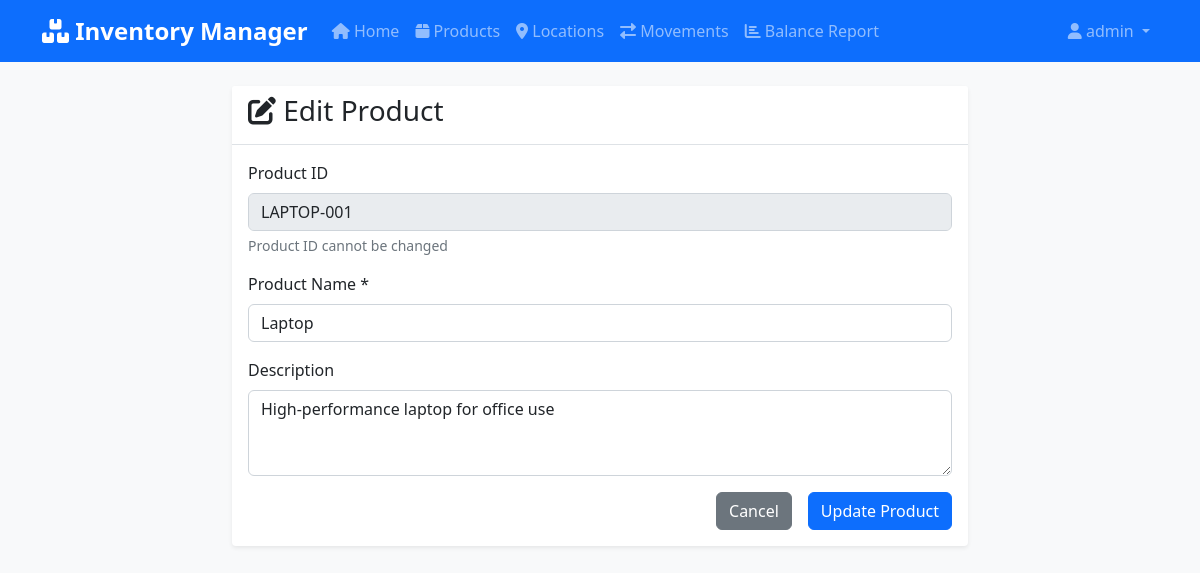
Screenshot of /products/edit/LAPTOP-001 (signed in) with the database file from the repository.
### app.py (models this page shows, shortened)
class User(UserMixin, db.Model):
    id = db.Column(db.Integer, primary_key=True)
    username = db.Column(db.String(80), unique=True, nullable=False)
    email = db.Column(db.String(120), unique=True, nullable=False)
    password_hash = db.Column(db.String(120), nullable=False)

class Product(db.Model):
    product_id = db.Column(db.String(50), primary_key=True)
    name = db.Column(db.String(100), nullable=False)
    description = db.Column(db.Text)
    total_qty = db.Column(db.Integer, default=0, nullable=False)

### app.py (the view)
@app.route('/products/edit/<product_id>', methods=['GET', 'POST'])
@login_required
def edit_product(product_id):
    product = Product.query.get_or_404(product_id)
    if request.method == 'POST':
        product.name = request.form['name']
        product.description = request.form['description']
        db.session.commit()
        flash('Product updated successfully!', 'success')
        return redirect(url_for('products'))
    return render_template('edit_product.html', product=product)

### app.py (called while the page is built)
@login_manager.user_loader
def load_user(user_id):
    return User.query.get(int(user_id))

### templates/edit_product.html (shortened to what this page needs)
{% extends "base.html" %}
{% block content %}
<div class="row justify-content-center">
    <div class="col-md-8">
        <div class="card">
            <div class="card-header">
                <h3><i class="fas fa-edit"></i> Edit Product</h3>
            </div>
            <div class="card-body">
                <form method="POST">
                    <div class="mb-3">
                        <label for="product_id" class="form-label">Product ID</label>
                        <input type="text" class="form-control" id="product_id" value="{{ product.product_id }}" readonly>
                        <div class="form-text">Product ID cannot be changed</div>
                    </div>
                    <div class="mb-3">
                        <label for="name" class="form-label">Product Name *</label>
                        <input type="text" class="form-control" id="name" name="name" value="{{ product.name }}" required>
                    </div>
                    <div class="mb-3">
                        <label for="description" class="form-label">Description</label>
                        <textarea class="form-control" id="description" name="description" rows="3">{{ product.description or '' }}</textarea>
                    </div>
                    <div class="d-grid gap-2 d-md-flex justify-content-md-end">
                        <a href="{{ url_for('products') }}" class="btn btn-secondary me-md-2">Cancel</a>
                        <button type="submit" class="btn btn-primary">Update Product</button>
                    </div>
                </form>
            </div>
        </div>
    </div>
</div>
{% endblock %}

### templates/base.html (shortened to what this page needs)
<!DOCTYPE html>
<html lang="en">
<head>
    <link href="https://cdn.jsdelivr.net/npm/bootstrap@5.1.3/dist/css/bootstrap.min.css" rel="stylesheet">
    <link href="https://cdnjs.cloudflare.com/ajax/libs/font-awesome/6.0.0/css/all.min.css" rel="stylesheet">
    <link href="{{ url_for('static', filename='css/style.css') }}" rel="stylesheet">
</head>
<body>
    <nav class="navbar navbar-expand-lg navbar-dark bg-primary">
        <div class="container">
            <a class="navbar-brand" href="{{ url_for('index') }}">
                <i class="fas fa-boxes"></i> Inventory Manager
            </a>
            <div class="collapse navbar-collapse" id="navbarNav">
                <ul class="navbar-nav me-auto">
                    <li class="nav-item">
                        <a class="nav-link" href="{{ url_for('index') }}">
                            <i class="fas fa-home"></i> Home
                        </a>
                    </li>
                    <li class="nav-item">
                        <a class="nav-link" href="{{ url_for('products') }}">
                            <i class="fas fa-box"></i> Products
                        </a>
                    </li>
                    <li class="nav-item">
                        <a class="nav-link" href="{{ url_for('locations') }}">
                            <i class="fas fa-map-marker-alt"></i> Locations
                        </a>
                    </li>
                    <li class="nav-item">
                        <a class="nav-link" href="{{ url_for('movements') }}">
                            <i class="fas fa-exchange-alt"></i> Movements
                        </a>
                    </li>
                    <li class="nav-item">
                        <a class="nav-link" href="{{ url_for('balance') }}">
                            <i class="fas fa-chart-bar"></i> Balance Report
                        </a>
                    </li>
                </ul>
                <ul class="navbar-nav">
                    {% if current_user.is_authenticated %}
                        <li class="nav-item dropdown">
                            <a class="nav-link dropdown-toggle" href="#" id="navbarDropdown" role="button" data-bs-toggle="dropdown">
                                <i class="fas fa-user"></i> {{ current_user.username }}
                            </a>
                        </li>
                    {% endif %}
                </ul>
            </div>
        </div>
    </nav>
    <div class="container mt-4">
        {% block content %}{% endblock %}
    </div>
</body>
</html>

### static/css/style.css (style rules this page uses)
body { background-color: #f8f9fa; font-family: 'Segoe UI', Tahoma, Geneva, Verdana, sans-serif; }
.navbar-brand { font-weight: bold; font-size: 1.5rem; }
.navbar-nav .nav-link { font-weight: 500; transition: color 0.3s ease; }
.card { border: none; box-shadow: 0 0.125rem 0.25rem rgba(0, 0, 0, 0.075); transition: box-shadow 0.15s ease-in-out; }
.card-header { background-color: #fff; border-bottom: 1px solid #dee2e6; font-weight: 600; }
.btn { font-weight: 500; border-radius: 0.375rem; transition: all 0.15s ease-in-out; }
.form-control, .form-select { border-radius: 0.375rem; border: 1px solid #ced4da; transition: border-color 0.15s ease-in-out, box-shadow 0.15s ease-in-out; }

### rows the page displays
User: username "admin"
Product: product_id "LAPTOP-001", name "Laptop", description "High-performance laptop for office use"
